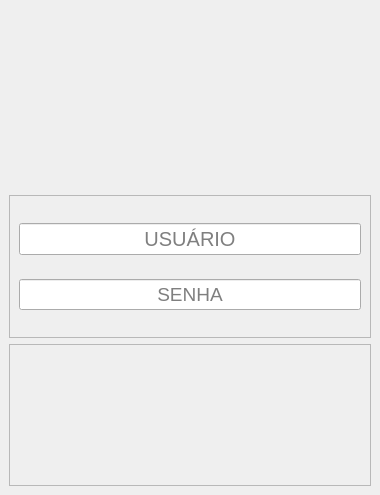
<?xml version="1.0" encoding="UTF-8"?>
<ui version="4.0">
 <class>Form</class>
 <widget class="QWidget" name="Form">
  <property name="geometry">
   <rect>
    <x>0</x>
    <y>0</y>
    <width>380</width>
    <height>495</height>
   </rect>
  </property>
  <property name="minimumSize">
   <size>
    <width>380</width>
    <height>495</height>
   </size>
  </property>
  <property name="maximumSize">
   <size>
    <width>380</width>
    <height>495</height>
   </size>
  </property>
  <property name="windowTitle">
   <string>LOGIN - SISTEMA MANUNTEÇÃO</string>
  </property>
  <property name="windowIcon">
   <iconset resource="../IMG/recursos.qrc">
    <normaloff>:/img/technician.svg</normaloff>:/img/technician.svg</iconset>
  </property>
  <property name="styleSheet">
   <string notr="true">#fundo{
	background-image: url(:/img/login.jpg);
}

#usuario{	
	background-image: url(:/img/user.svg);
	background-repeat: no-repeat;
    background-position: left;
}

#senha{
	background-image: url(:/img/key.svg);	
	background-repeat: no-repeat;
    background-position: left;
}</string>
  </property>
  <layout class="QVBoxLayout" name="verticalLayout">
   <property name="leftMargin">
    <number>0</number>
   </property>
   <property name="topMargin">
    <number>0</number>
   </property>
   <property name="rightMargin">
    <number>0</number>
   </property>
   <property name="bottomMargin">
    <number>0</number>
   </property>
   <item>
    <widget class="QWidget" name="fundo" native="true">
     <layout class="QVBoxLayout" name="verticalLayout_2">
      <item>
       <layout class="QHBoxLayout" name="horizontalLayout_4">
        <item>
         <spacer name="horizontalSpacer">
          <property name="orientation">
           <enum>Qt::Horizontal</enum>
          </property>
          <property name="sizeHint" stdset="0">
           <size>
            <width>40</width>
            <height>20</height>
           </size>
          </property>
         </spacer>
        </item>
        <item>
         <widget class="QLabel" name="fechar">
          <property name="maximumSize">
           <size>
            <width>32</width>
            <height>32</height>
           </size>
          </property>
          <property name="toolTip">
           <string>&lt;html&gt;&lt;head/&gt;&lt;body&gt;&lt;p&gt;&lt;span style=&quot; font-weight:600;&quot;&gt;FECHAR A JANELA&lt;/span&gt;&lt;/p&gt;&lt;/body&gt;&lt;/html&gt;</string>
          </property>
          <property name="text">
           <string/>
          </property>
          <property name="pixmap">
           <pixmap resource="../IMG/recursos.qrc">:/img/fechar.svg</pixmap>
          </property>
          <property name="alignment">
           <set>Qt::AlignCenter</set>
          </property>
         </widget>
        </item>
       </layout>
      </item>
      <item>
       <widget class="QLabel" name="label_3">
        <property name="text">
         <string/>
        </property>
        <property name="pixmap">
         <pixmap resource="../IMG/recursos.qrc">:/img/login.svg</pixmap>
        </property>
        <property name="alignment">
         <set>Qt::AlignCenter</set>
        </property>
       </widget>
      </item>
      <item>
       <widget class="QFrame" name="frame">
        <property name="frameShape">
         <enum>QFrame::StyledPanel</enum>
        </property>
        <property name="frameShadow">
         <enum>QFrame::Raised</enum>
        </property>
        <layout class="QVBoxLayout" name="verticalLayout_3">
         <item>
          <layout class="QHBoxLayout" name="horizontalLayout_2">
           <item>
            <widget class="QLineEdit" name="usuario">
             <property name="font">
              <font>
               <pointsize>15</pointsize>
              </font>
             </property>
             <property name="alignment">
              <set>Qt::AlignCenter</set>
             </property>
             <property name="placeholderText">
              <string>USUÁRIO</string>
             </property>
             <property name="clearButtonEnabled">
              <bool>false</bool>
             </property>
            </widget>
           </item>
          </layout>
         </item>
         <item>
          <layout class="QHBoxLayout" name="horizontalLayout_3">
           <item>
            <widget class="QLineEdit" name="senha">
             <property name="font">
              <font>
               <pointsize>14</pointsize>
              </font>
             </property>
             <property name="echoMode">
              <enum>QLineEdit::Password</enum>
             </property>
             <property name="alignment">
              <set>Qt::AlignCenter</set>
             </property>
             <property name="placeholderText">
              <string>SENHA</string>
             </property>
            </widget>
           </item>
          </layout>
         </item>
        </layout>
       </widget>
      </item>
      <item>
       <widget class="QFrame" name="frame_2">
        <property name="frameShape">
         <enum>QFrame::StyledPanel</enum>
        </property>
        <property name="frameShadow">
         <enum>QFrame::Raised</enum>
        </property>
        <layout class="QHBoxLayout" name="horizontalLayout">
         <item>
          <widget class="QToolButton" name="entrar">
           <property name="toolTip">
            <string>&lt;html&gt;&lt;head/&gt;&lt;body&gt;&lt;p&gt;&lt;span style=&quot; font-weight:600;&quot;&gt;ACESSE O SISTEMA&lt;/span&gt;&lt;/p&gt;&lt;/body&gt;&lt;/html&gt;</string>
           </property>
           <property name="text">
            <string/>
           </property>
           <property name="icon">
            <iconset resource="../IMG/recursos.qrc">
             <normaloff>:/img/technician.svg</normaloff>:/img/technician.svg</iconset>
           </property>
           <property name="iconSize">
            <size>
             <width>80</width>
             <height>72</height>
            </size>
           </property>
           <property name="shortcut">
            <string>Return, Enter</string>
           </property>
           <property name="autoRaise">
            <bool>true</bool>
           </property>
          </widget>
         </item>
        </layout>
       </widget>
      </item>
     </layout>
    </widget>
   </item>
  </layout>
 </widget>
 <resources>
  <include location="../IMG/recursos.qrc"/>
  <include location="../IMG/recursos.qrc"/>
 </resources>
 <connections/>
</ui>
